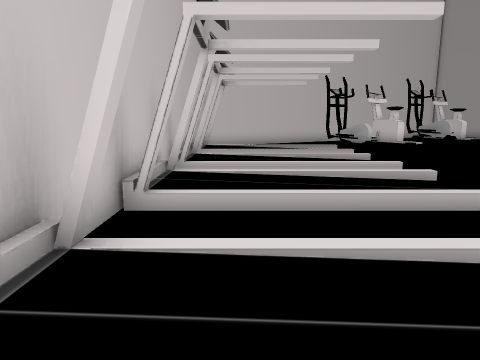
View 1 (above)

16 first-person views from a walk through a 3-D level made in the Unity game engine. The camera is 1.3 m above the floor, tilts 10° down and sees 70° across. The floor is counted in squares, 1 m on a side. Each view is taken from the middle of a square. On the plan, view 1 faces up. The plan holds only what a view shows up to about 15 squares ahead; the rest is blank. Some animated figures are not drawn.

View 2
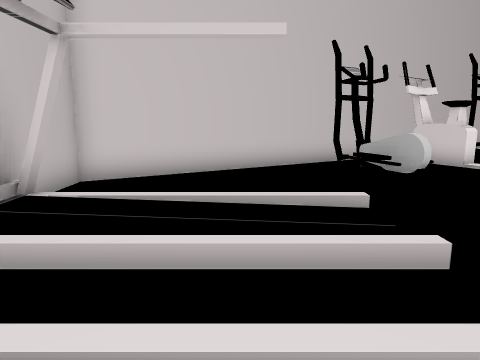

View 3
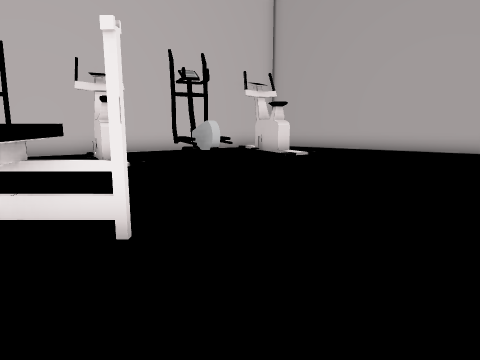

View 4
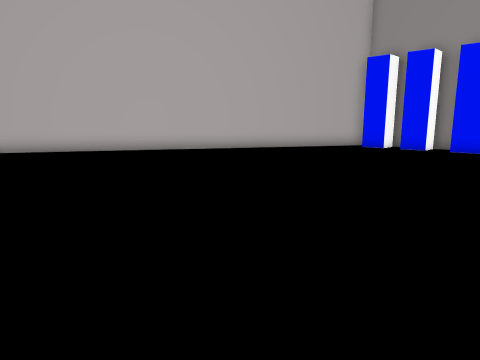

View 5
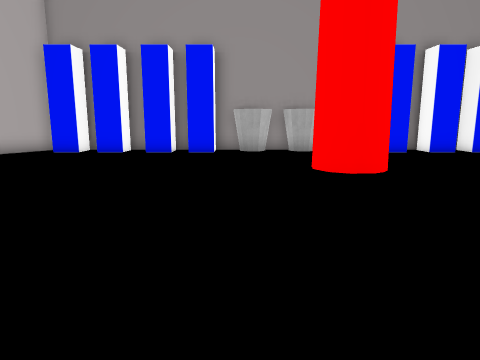

View 6
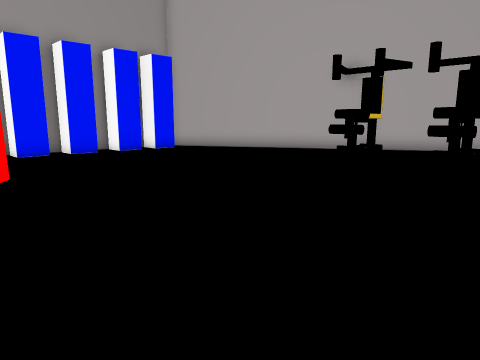

View 7
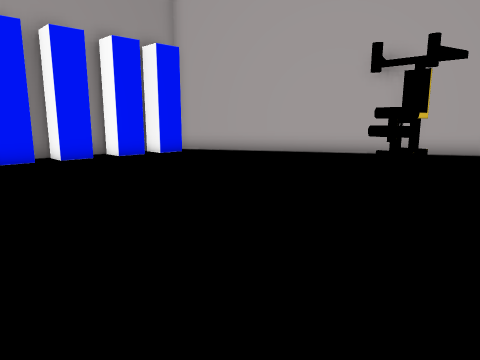

View 8
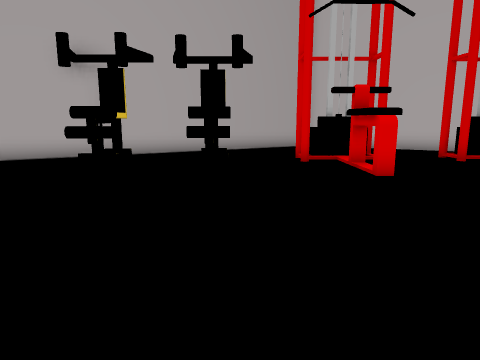

View 9
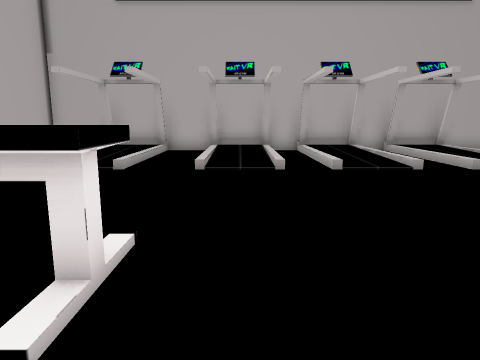

View 10
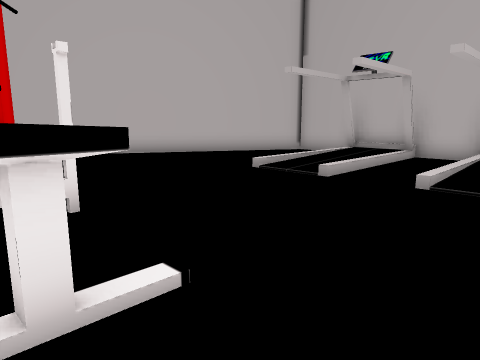

View 11
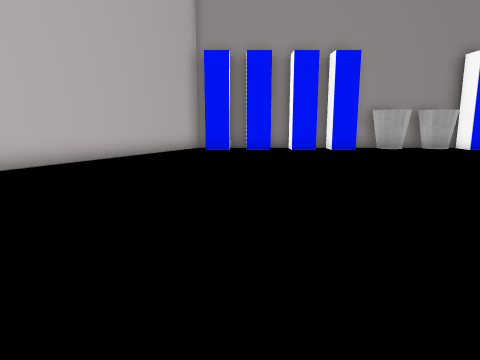

View 12
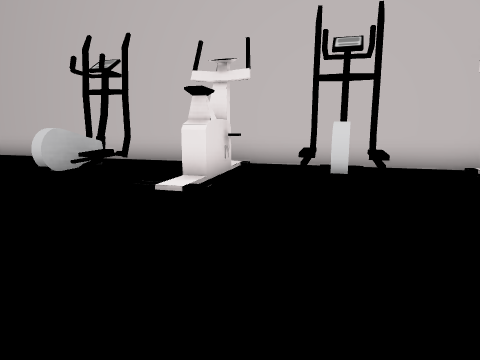

View 13
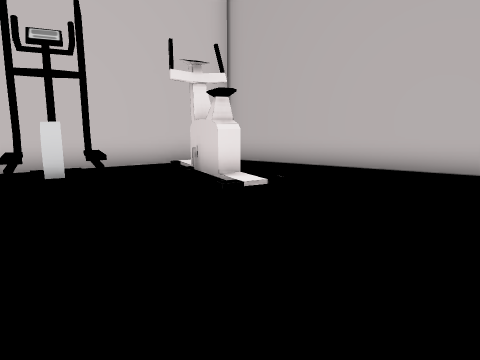

View 14
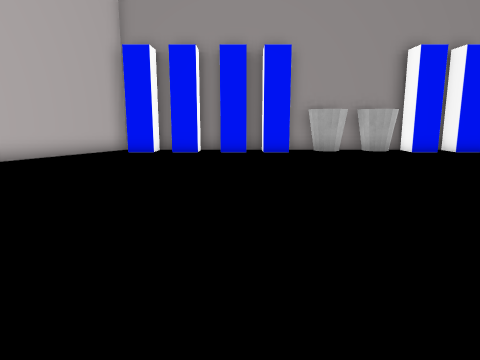

View 15
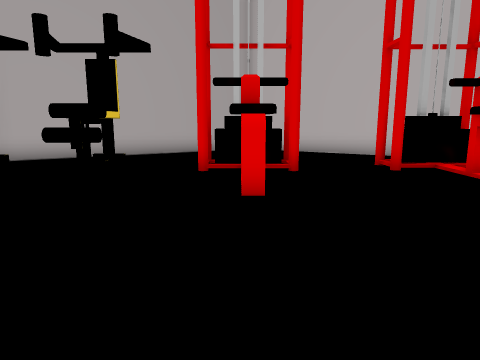

View 16
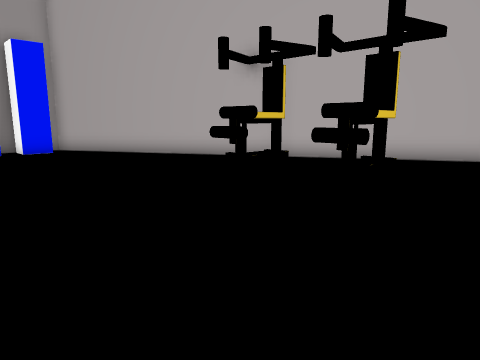

### Floor plan
Key: @ floor where view 1 was taken; # wall or solid block; . main floor; : floor 0.25 m higher than the main floor; / step, stairs or slope; O other object.
Columns run from 2 left of view 1 to 31 right of it. Each row starts with its distance up from view 1.
 26                ####
 25              ##    ##
 24            ###  OO  ###
 23           ##    OO    ###
 22         ##   OO         ##
 21        ##.OO OOO          ##
 20      ## O..O  O            ###
 19    ##  OO                    ##
 18  ##    OO                      ##
 17 ##      O                        #
 16 #                               O#
 15 #                .              O#
 14 #O                              O#
 13 #           OOO                 O#
 12 #O/////      O    .             O#
 11 #O/////                         O#
 10 #                               O#
  9 #O  :          .. .            OO#
  8 #                 .   OO       OO#
  7 #O           .      . OO       OO#
  6 #              .    .          OO#
  5 #O          OO                  O#
  4 #            O   .              O#
  3 #O               .              O#
  2 #          OO                   O#
  1 #O                              O#
  0 # @                             O#
 -1 #                               O#
 -2 ##               O               #
 -3  ##              O             ##
 -4    ##               OO  OO   ##
 -5     ###    OO#  OOO  O  OO ###
 -6       ###  OO#  OO#  O  OO##
 -7         ##              ###
 -8           ##          ###
 -9            ###      ###
-10              ##    ##
-11                ####

Positions as (right, up) in squares from view 1, and headings:
1: (0, 0), facing up
2: (2, 9), facing up
3: (13, 9), facing up
4: (14, 9), facing up-right
5: (16, 9), facing right
6: (16, 8), facing down-right
7: (18, 7), facing down-right
8: (18, 6), facing down
9: (13, 6), facing left
10: (11, 7), facing down-left
11: (15, 15), facing right
12: (15, 15), facing up-left
13: (15, 15), facing up
14: (16, 12), facing right
15: (15, 4), facing down
16: (15, 3), facing down-right
